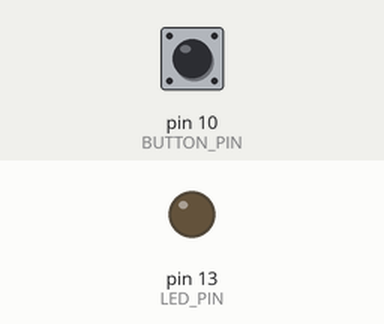
This sketch was run on a simulated Arduino Uno, built with avr-gcc and run on an emulated ATmega328P. On the bench: output pins drawn as LEDs (lit = HIGH). The inputs (shaded band) are chosen by the test bench; at power-on: pin 10 (BUTTON_PIN) HIGH.

Above: at 1.0 s.
1.1 s: pin 10 (BUTTON_PIN) pulled LOW for 0.15 s
At 1.2 s:
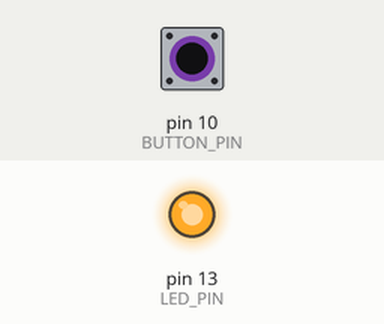
2.8 s: pin 10 (BUTTON_PIN) pulled LOW for 3.2 s
At 6.6 s:
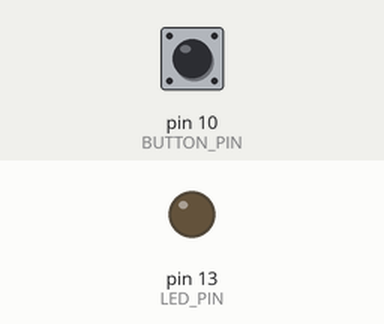
Timing chart, 0 to 8.1 s (numbered marks = the images above; inputs shaded):
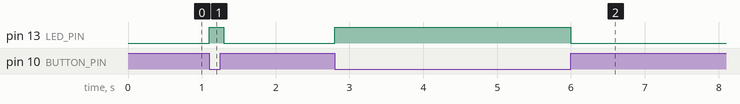

Measured:
- after the input at 1.1 s, pin 13 (LED_PIN): LOW → HIGH at once, → LOW 0.20 s later
- after the input at 2.8 s, pin 13 (LED_PIN): LOW → HIGH at once, → LOW 3.2 s later

The sketch:

button-with-registers.ino
```cpp
// Caso esteja utilizando a IDE do Arduino, essas bibliotecas são importadas automaticamente
#include <avr/io.h>
#include <util/delay.h>

#define LED_PIN PB5 // pino 13 no Arduino Uno
#define BUTTON_PIN PB2 // pino 10 no Arduino Uno

#define SET_ONE_ON_BIT(register, bit) (register |= 1 << bit)
#define SET_ZERO_ON_BIT(register, bit) (register &= ~(1 << bit))

void mySetup() {

  SET_ONE_ON_BIT(DDRB, LED_PIN); // configura o pino como saída

  SET_ZERO_ON_BIT(DDRB, BUTTON_PIN); // configura o pino como entrada
  SET_ONE_ON_BIT(PORTB, BUTTON_PIN); // habilita o resistor de pull-up interno
}

uint8_t isButtonPressed() {
  return !(PINB & (1 << BUTTON_PIN));
}

int main(void) {

  mySetup();

  while (1) {
    if (isButtonPressed()) {
      SET_ONE_ON_BIT(PORTB, LED_PIN); // -> PORTB |= 1 << LED_PIN;
    } else {
      SET_ZERO_ON_BIT(PORTB, LED_PIN); // -> PORTB &= ~(1 << LED_PIN);
    }
    _delay_ms(100);
  }

  return 0;
}
```
